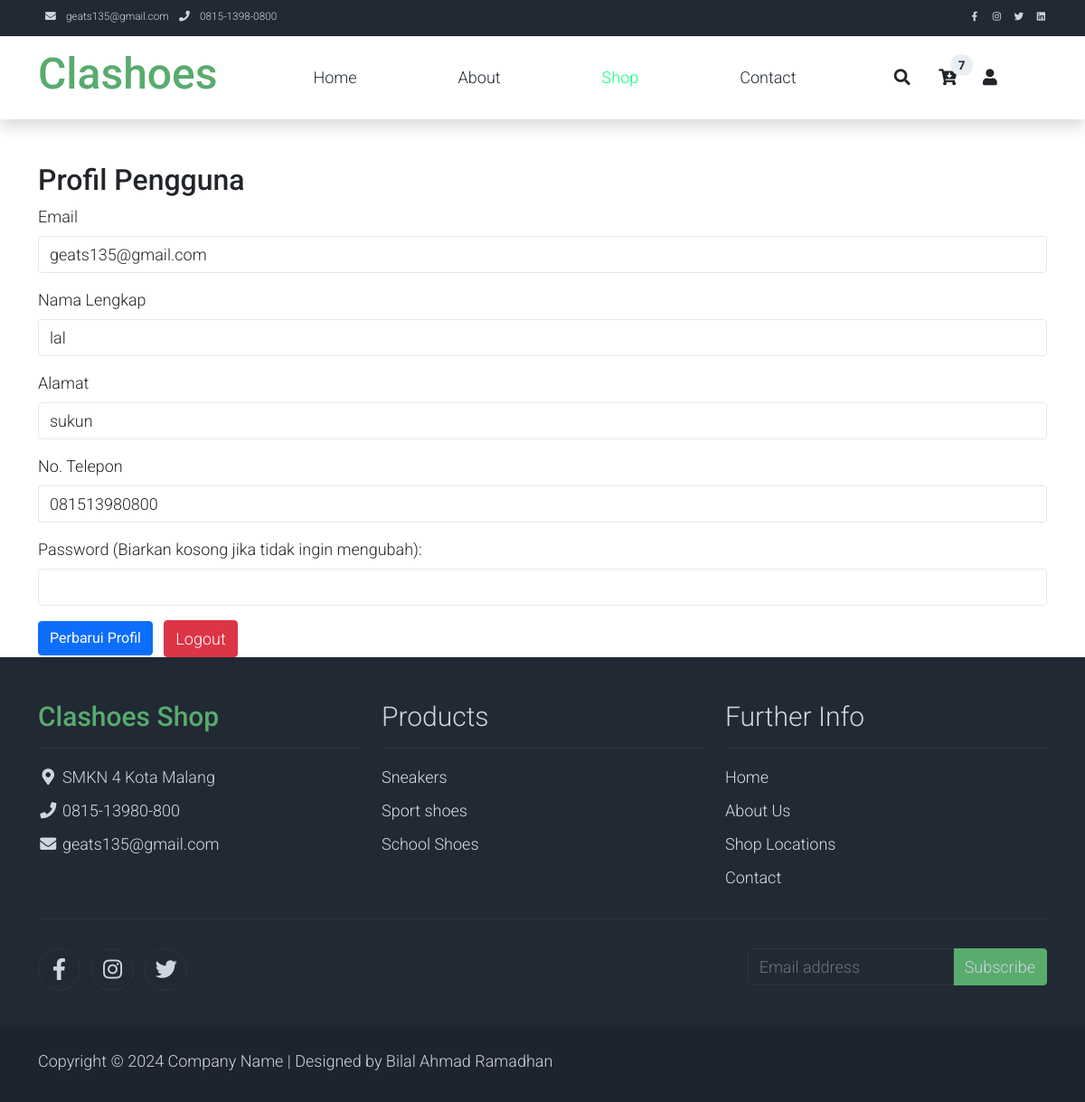
Screenshot of /profile.php (signed in) with the database file from the repository.
### tables this page shows
CREATE TABLE `tb_user` (
  `id_user` int(40) NOT NULL,
  `username` varchar(150) NOT NULL,
  `email` varchar(150) NOT NULL,
  `no_hp` varchar(15) DEFAULT NULL,
  `alamat` varchar(255) DEFAULT NULL,
  `password` varchar(100) NOT NULL,
  `role` varchar(40) NOT NULL
);

### profile.php (the view, shortened to what this page needs)
<?php
include "koneksi.php";
$email = $_SESSION['email'];
$query = "SELECT * FROM tb_user WHERE email = '$email'";
$result = mysqli_query($conn, $query);
$user = mysqli_fetch_assoc($result);
?>
<!DOCTYPE html>
<html lang="en">
<head>
    <link rel="stylesheet" href="https://stackpath.bootstrapcdn.com/bootstrap/4.5.2/css/bootstrap.min.css">
    <link rel="stylesheet" href="assets/css/bootstrap.min.css">
    <link rel="stylesheet" href="assets/css/templatemo.css">
    <link rel="stylesheet" href="assets/css/custom.css">
    <link rel="stylesheet" href="assets/css/fontawesome.min.css">
    <link rel="stylesheet" type="text/css" href="assets/css/slick.min.css">
    <link rel="stylesheet" type="text/css" href="assets/css/slick-theme.css">
</head>
<body>
<body>
    <nav class="navbar navbar-expand-lg bg-dark navbar-light d-none d-lg-block" id="templatemo_nav_top">
        <div class="container text-light">
            <div class="w-100 d-flex justify-content-between">
                <div>
                    <i class="fa fa-envelope mx-2"></i>
                    <a class="navbar-sm-brand text-light text-decoration-none" href="mailto:info@company.com">geats135@gmail.com</a>
                    <i class="fa fa-phone mx-2"></i>
                    <a class="navbar-sm-brand text-light text-decoration-none" href="tel:010-020-0340">0815-1398-0800</a>
                </div>
                <div>
                    <a class="text-light" href="https://fb.com/templatemo" target="_blank" rel="sponsored"><i class="fab fa-facebook-f fa-sm fa-fw me-2"></i></a>
                    <a class="text-light" href="https://www.instagram.com/" target="_blank"><i class="fab fa-instagram fa-sm fa-fw me-2"></i></a>
                    <a class="text-light" href="https://twitter.com/" target="_blank"><i class="fab fa-twitter fa-sm fa-fw me-2"></i></a>
                    <a class="text-light" href="https://www.linkedin.com/" target="_blank"><i class="fab fa-linkedin fa-sm fa-fw"></i></a>
                </div>
            </div>
        </div>
    </nav>
    <nav class="navbar navbar-expand-lg navbar-light shadow">
        <div class="container d-flex justify-content-between align-items-center">
            <a class="navbar-brand text-success logo h1 align-self-center" href="index.html">
                Clashoes
            </a>
            <div class="align-self-center collapse navbar-collapse flex-fill  d-lg-flex justify-content-lg-between" id="templatemo_main_nav">
                <div class="flex-fill">
                    <ul class="nav navbar-nav d-flex justify-content-between mx-lg-auto">
                        <li class="nav-item">
                            <a class="nav-link" href="index.html">Home</a>
                        </li>
                        <li class="nav-item">
                            <a class="nav-link" href="about us.html">About</a>
                        </li>
                        <li class="nav-item">
                            <a class="nav-link" href="shop.php" style="color:  #0bff7e;">Shop</a>
                        </li>
                        <li class="nav-item">
                            <a class="nav-link" href="contact.html">Contact</a>
                        </li>
                    </ul>
                </div>
                <div class="navbar align-self-center d-flex">
                    <a class="nav-icon d-none d-lg-inline" href="#" data-bs-toggle="modal" data-bs-target="#templatemo_search">
                        <i class="fa fa-fw fa-search text-dark mr-2"></i>
                    </a>
                    <a class="nav-icon position-relative text-decoration-none" href="cart.php">
                        <i class="fa fa-fw fa-cart-arrow-down text-dark mr-1"></i>
                        <span class="position-absolute top-0 left-100 translate-middle badge rounded-pill bg-light text-dark">7</span>
                    </a>
                    <a class="nav-icon position-relative text-decoration-none" href="profile.php">
                        <i class="fa fa-fw fa-user text-dark mr-3"></i>
                    </a>
                </div>
            </div>
        </div>
    </nav>
    <div class="container mt-5">
        <h2>Profil Pengguna</h2>
        <form action="profile.php" method="post">
            <div class="form-group">
                <label for="email">Email</label>
                <input type="email" class="form-control" id="email" name="email" value="<?php echo $user['email']; ?>" >
            </div>
            <div class="form-group">
                <label for="nama">Nama Lengkap</label>
                <input type="text" class="form-control" id="nama" name="username" value="<?php echo $user['username']; ?>" required>
            </div>
            <div class="form-group">
                <label for="alamat">Alamat</label>
                <input type="text" class="form-control" id="alamat" name="alamat" value="<?php echo $user['alamat']; ?>" required>
            </div>
            <div class="form-group">
                <label for="no_hp">No. Telepon</label>
                <input type="text" class="form-control" id="no_hp" name="no_hp" value="<?php echo $user['no_hp']; ?>" required>
            </div>
            <div class="form-group">
            <label for="password">Password (Biarkan kosong jika tidak ingin mengubah):</label>
        <input type="password"   class="form-control" id="password"name="password">
        </div>
            <button type="submit" name="update" class="btn btn-primary">Perbarui Profil</button>
            <a href="logout.php" class="btn btn-danger ml-2">Logout</a>
        </form>
    </div>
 <footer class="bg-dark" id="tempaltemo_footer">
        <div class="container">
            <div class="row">
                <div class="col-md-4 pt-5">
                    <h2 class="h2 text-success border-bottom pb-3 border-light logo">Clashoes Shop</h2>
                    <ul class="list-unstyled text-light footer-link-list">
                        <li>
                            <i class="fas fa-map-marker-alt fa-fw"></i>
                            SMKN 4 Kota Malang
                        </li>
                        <li>
                            <i class="fa fa-phone fa-fw"></i>
                            <a class="text-decoration-none" href="tel:010-020-0340">0815-13980-800</a>
                        </li>
                        <li>
                            <i class="fa fa-envelope fa-fw"></i>
                            <a class="text-decoration-none" href="mailto:info@company.com">geats135@gmail.com</a>
                        </li>
                    </ul>
                </div>
                <div class="col-md-4 pt-5">
                    <h2 class="h2 text-light border-bottom pb-3 border-light">Products</h2>
                    <ul class="list-unstyled text-light footer-link-list">
                        <li><a class="text-decoration-none" href="#">Sneakers</a></li>
                        <li><a class="text-decoration-none" href="#">Sport shoes</a></li>
                        <li><a class="text-decoration-none" href="#">School Shoes</a></li>
                    </ul>
                </div>
                <div class="col-md-4 pt-5">
                    <h2 class="h2 text-light border-bottom pb-3 border-light">Further Info</h2>
                    <ul class="list-unstyled text-light footer-link-list">
                        <li><a class="text-decoration-none" href="#">Home</a></li>
                        <li><a class="text-decoration-none" href="#">About Us</a></li>
                        <li><a class="text-decoration-none" href="#">Shop Locations</a></li>
                        <li><a class="text-decoration-none" href="#">Contact</a></li>
                    </ul>
                </div>
            </div>
            <div class="row text-light mb-4">
                <div class="col-12 mb-3">
                    <div class="w-100 my-3 border-top border-light"></div>
                </div>
                <div class="col-auto me-auto">
                    <ul class="list-inline text-left footer-icons">
                        <li class="list-inline-item border border-light rounded-circle text-center">
                            <a class="text-light text-decoration-none" target="_blank" href="http://facebook.com/"><i class="fab fa-facebook-f fa-lg fa-fw"></i></a>
                        </li>
                        <li class="list-inline-item border border-light rounded-circle text-center">
                            <a class="text-light text-decoration-none" target="_blank" href="https://www.instagram.com/"><i class="fab fa-instagram fa-lg fa-fw"></i></a>
                        </li>
                        <li class="list-inline-item border border-light rounded-circle text-center">
                            <a class="text-light text-decoration-none" target="_blank" href="https://twitter.com/"><i class="fab fa-twitter fa-lg fa-fw"></i></a>
                        </li>
                    </ul>
                </div>
                <div class="col-auto">
                    <div class="input-group mb-2">
                        <input type="text" class="form-control bg-dark border-light" id="subscribeEmail" placeholder="Email address">
                        <div class="input-group-text btn-success text-light">Subscribe</div>
                    </div>
                </div>
            </div>
        </div>
        <div class="w-100 bg-black py-3">
            <div class="container">
                <div class="row pt-2">
                    <div class="col-12">
                        <p class="text-left text-light">
                            Copyright &copy; 2024 Company Name
                            | Designed by Bilal Ahmad Ramadhan</a>
                        </p>
                    </div>
                </div>
            </div>
        </div>
    </footer>
</body>
</html>
</body>
</html>

### assets/css/templatemo.css (style rules this page uses)
body, ul , p, a, label, input, div { font-family: 'Roboto', sans-serif; font-size: 18px !important; font-weight: 300 !important; }
.h1 { font-family: 'Roboto', sans-serif; font-size: 48px !important; font-weight: 200 !important; }
.h2 { font-family: 'Roboto', sans-serif; font-size: 30px !important; font-weight: 300; }
.logo { font-weight: 500 !important; }
.text-success { color: #59ab6e !important; }
.text-light { color: #cfd6e1 !important; }
.bg-dark { background-color: #212934 !important; }
.bg-light { background-color: #e9eef5 !important; }
.bg-black { background-color: #1d242d !important; }
.btn-success { background-color: #59ab6e !important; border-color: #56ae6c !important; }
#templatemo_nav_top { min-height: 40px; }
#templatemo_nav_top * { font-size: .9em !important; }
#templatemo_main_nav a { color: #212934; }
#templatemo_main_nav .navbar .nav-icon { margin-right: 20px; }
.form-control { border: 1px solid #e8e8e8; }
#tempaltemo_footer a { color: #dcdde1; }
#tempaltemo_footer ul.footer-link-list li { padding-top: 10px; }
#tempaltemo_footer ul.footer-icons li { width: 2.6em; height: 2.6em; line-height: 2.6em; }
#tempaltemo_footer .border-light { border-color: #2d343f !important; }
@media (min-width: 768px) { #templatemo_main_nav .navbar-nav { max-width: 450px; } }
@media (min-width: 992px) { #templatemo_main_nav .navbar-nav { max-width: 550px; } }

### rows the page displays
tb_user: email "geats135@gmail.com", username "lal", alamat "sukun", no_hp "081513980800"
